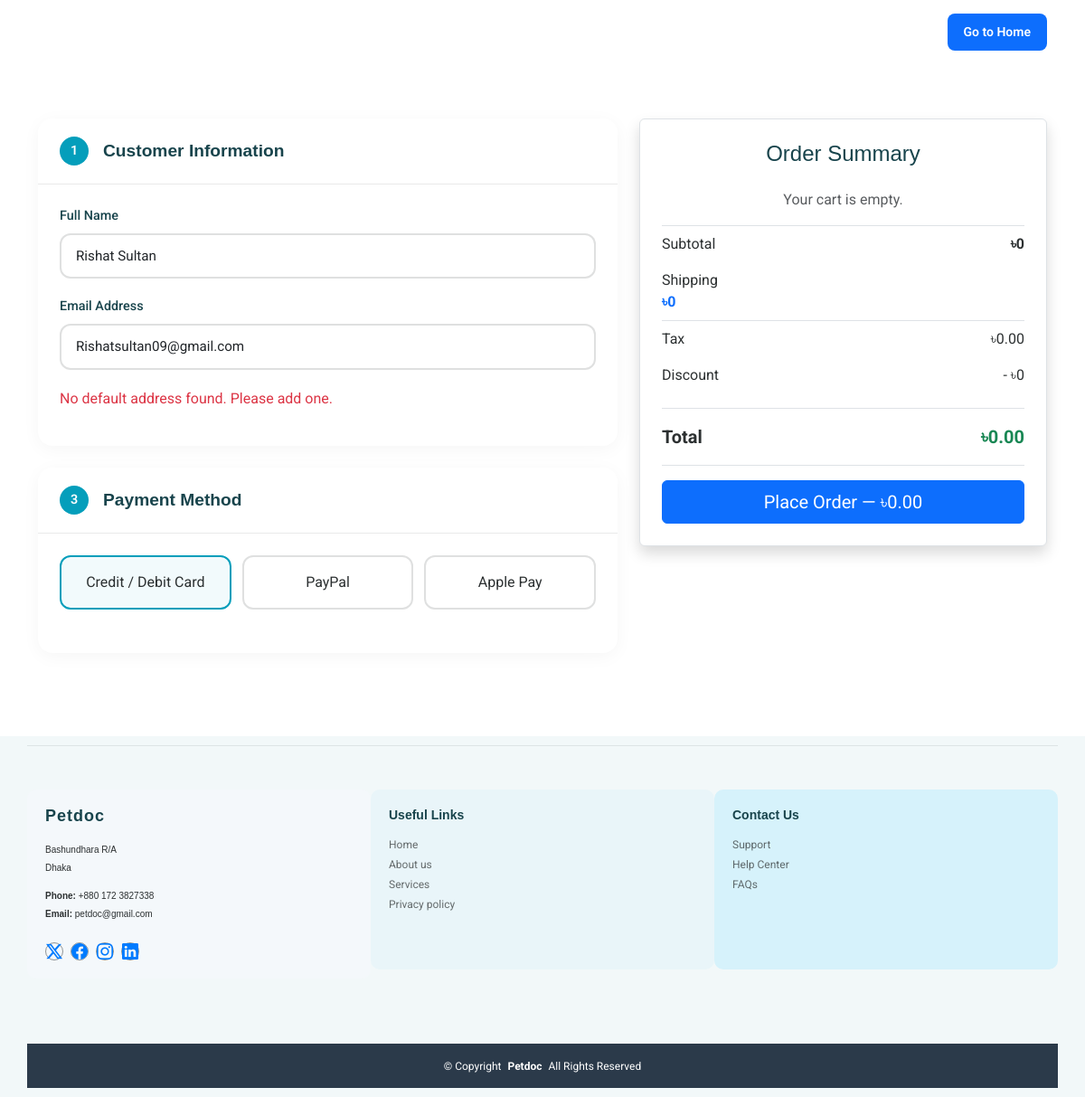
The page /checkout/ (signed in) on the database as committed earlier.
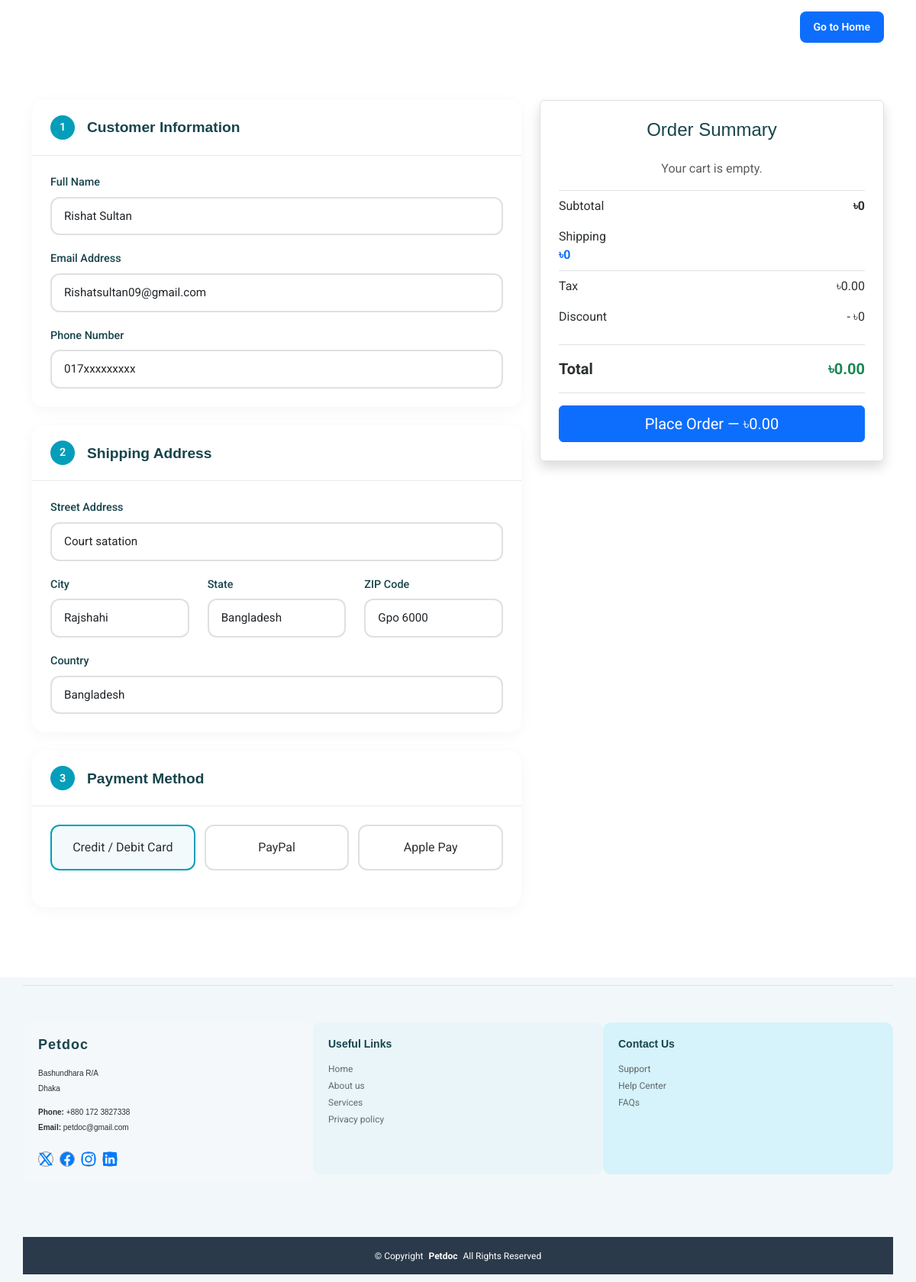
The same page on the database as committed later.
### core/models.py (models this page shows, shortened)
class Address(models.Model):
    user = models.ForeignKey(User, on_delete=models.CASCADE)
    title = models.CharField(max_length=50)
    address_line = models.TextField()
    city = models.CharField(max_length=100)
    state = models.CharField(max_length=100)
    postal_code = models.CharField(max_length=20)
    country = models.CharField(max_length=100)
    phone = models.CharField(max_length=20)
    is_default = models.BooleanField(default=False)

### userauths/views.py (the view)
# urls.py: path("checkout/", views.checkout, name="checkout"),
@login_required
def checkout(request):
    try:
        cart = Cart.objects.get(user=request.user)
    except Cart.DoesNotExist:
        cart = None
    cart_items = cart.items.all() if cart else []
    subtotal = sum(item.get_total() for item in cart_items)  # subtotal is Decimal
    shipping = Decimal(request.session.get("shipping", 0))
    tax = subtotal * Decimal("0.05")   # FIXED
    discount = Decimal("0")
    grand_total = subtotal + shipping + tax - discount
    default_address = Address.objects.filter(user=request.user, is_default=True).first()
    context = {
        "cart": cart,
        "cart_items": cart_items,
        "subtotal": subtotal,
        "tax": tax,
        "shipping": shipping,
        "discount": discount,
        "grand_total": grand_total,
        "default_address": default_address,
    }
    if request.session.get('buy_now'):
        del request.session['buy_now']
    return render(request, "checkout.html", context)

### core/context_processors.py (called while the page is built)
def cart_item_count(request):
    if request.user.is_authenticated:
        cart, created = Cart.objects.get_or_create(user=request.user)
        count = cart.items.aggregate(total=Sum('quantity'))['total'] or 0
    else:
        count = 0
    return {'cart_item_count': count}

### templates/checkout.html (shortened to what the changed rows need)
{% extends "partial/base.html" %}
{% load static %}
{% block content %}
<main class="main">
  <section id="checkout" class="checkout section">
    <div class="container" data-aos="fade-up" data-aos-delay="100">
      <div class="row">
        <div class="col-lg-7">
          <div class="checkout-container" data-aos="fade-up">
            <form method="POST" action="{% url 'place_order' %}" class="checkout-form">
              <div class="checkout-section" id="customer-info">
                <div class="section-content">
                  <div class="form-group">
                    <label>Full Name</label>
                    <input type="text" class="form-control" value="{{ user.username }}" readonly>
                  </div>
                  <div class="form-group">
                    <label>Email Address</label>
                    <input type="email" class="form-control" value="{{ user.email }}" readonly>
                  </div>
                  {% if default_address %}
                  <div class="form-group">
                    <label>Phone Number</label>
                    <input type="text" class="form-control" value="{{ default_address.phone }}" readonly>
                  </div>
                </div>
              </div>
              <div class="checkout-section" id="shipping-address">
                <div class="section-header">
                  <div class="section-number">2</div>
                  <h3>Shipping Address</h3>
                </div>
                <div class="section-content">
                  <div class="form-group">
                    <label>Street Address</label>
                    <input type="text" class="form-control" value="{{ default_address.address_line }}" readonly>
                  </div>
                  <div class="row">
                    <div class="col-md-4 form-group">
                      <label>City</label>
                      <input type="text" class="form-control" value="{{ default_address.city }}" readonly>
                    </div>
                    <div class="col-md-4 form-group">
                      <label>State</label>
                      <input type="text" class="form-control" value="{{ default_address.state }}" readonly>
                    </div>
                    <div class="col-md-4 form-group">
                      <label>ZIP Code</label>
                      <input type="text" class="form-control" value="{{ default_address.postal_code }}" readonly>
                    </div>
                  </div>
                  <div class="form-group">
                    <label>Country</label>
                    <input type="text" class="form-control" value="{{ default_address.country }}" readonly>
                  </div>
                  {% else %}
                  <p class="text-danger">No default address found. Please add one.</p>
                  {% endif %}
                </div>
              </div>
            </form>
          </div>
        </div>
      </div>
    </div>
  </section>
</main>
{% endblock content %}

Rows that differ between the two databases and show on the page:
added Address: phone "017xxxxxxxxx", address_line "Court satation", city "Rajshahi", state "Bangladesh", postal_code "Gpo 6000", country "Bangladesh"
Other text that changed with them:
text no longer shown: "No default address found. Please add one."
text now shown: "Phone Number 2 Shipping Address Street Address City State ZIP Code Country"
